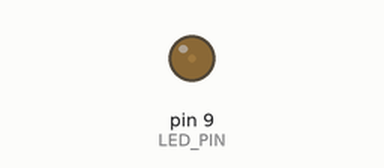
A program run on a simulated Arduino Uno, built with avr-gcc and run on an emulated ATmega328P. Shown: output pins drawn as LEDs (lit = HIGH).

Above: at 0.05 s.
At 0.35 s:
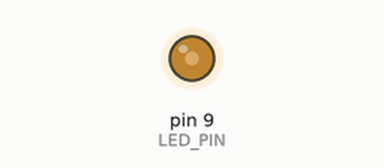
At 0.7 s:
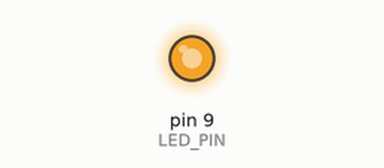
At 1.35 s:
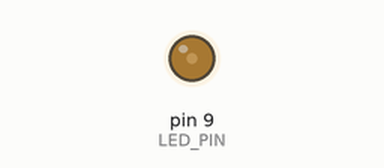
Timing chart, 0 to 3.5 s (numbered marks = the images above):
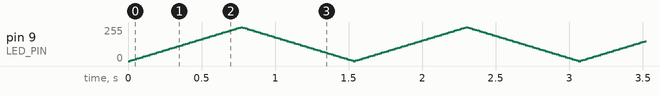

The program:

main.cpp
```cpp
#include <Arduino.h>
#define LED_PIN 9

int brightness;
int fadeAmount;
int currIntensity;

void setup() {
  currIntensity = 0;
  fadeAmount = 5;
  pinMode(LED_PIN, OUTPUT);
}

void loop() {
  analogWrite(LED_PIN, currIntensity);
  currIntensity += fadeAmount;
  if (currIntensity == 0 || currIntensity == 255) {
    fadeAmount = -fadeAmount;
  }
  delay(15);
}
```
